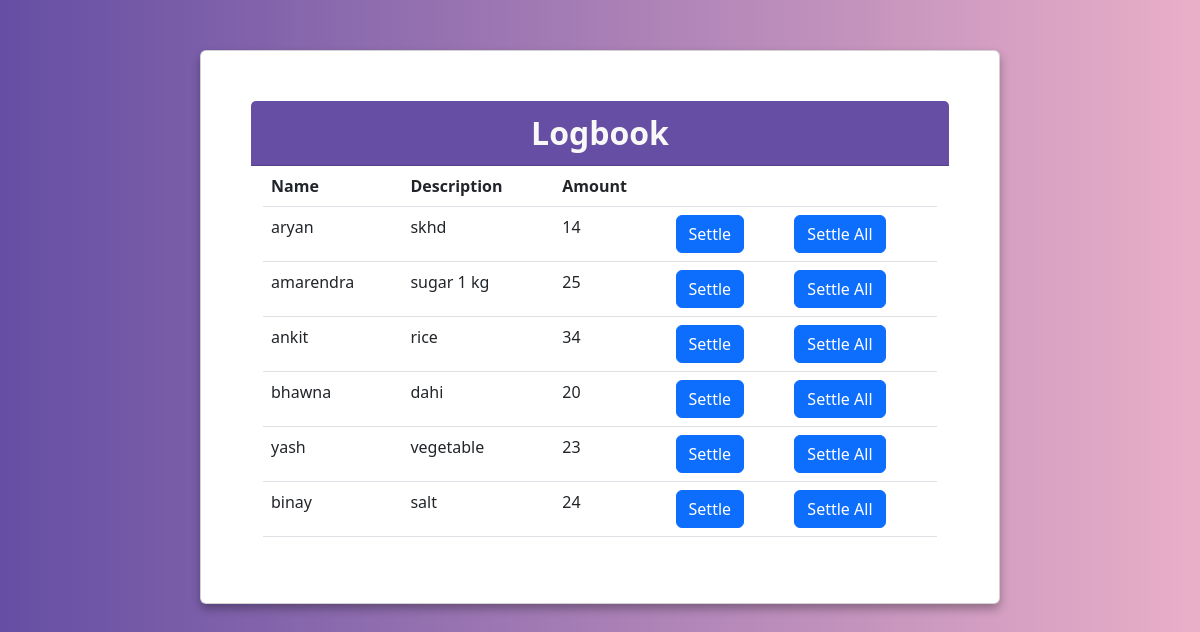
The app's page /table, older data.
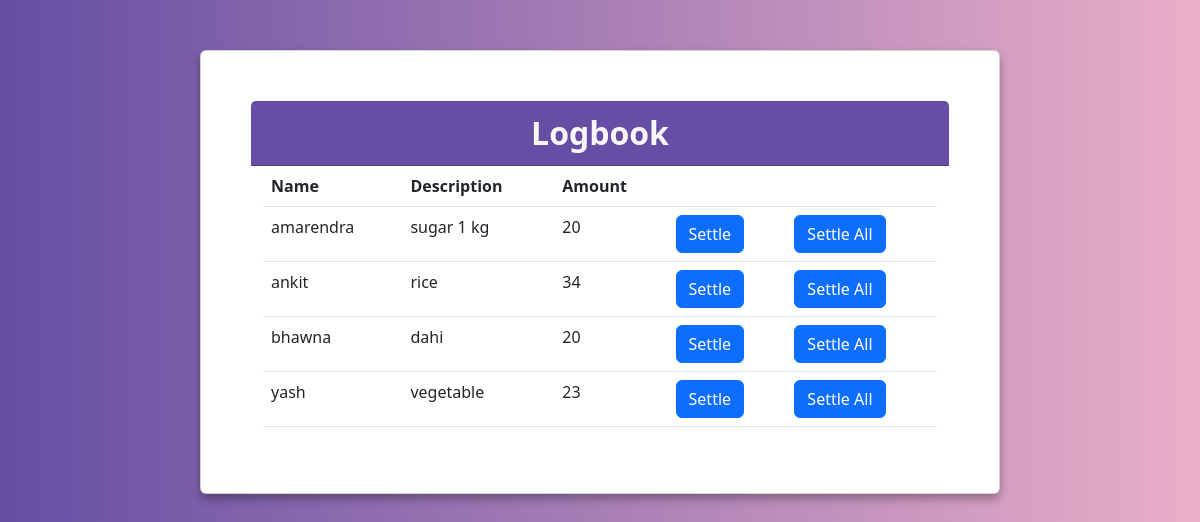
The same page, newer data.
### home/models.py (models this page shows, shortened)
class Contact(models.Model):
    name=models.CharField(max_length=200)
    description=models.TextField()
    amount=models.IntegerField()
    total=models.IntegerField(default=0)

### home/views.py (the view)
# urls.py: path("table",views.table,name='table'),
def table(request):
    data=Contact.objects.all()
    return render(request,'table.html',{'data':data})

### templates/table.html (shortened to what this page needs)
{% load static %}
<!DOCTYPE html>
<html lang="en">
<head>
    <link href="{% static '/table.css' %}" rel="stylesheet">
    <link href="https://cdn.jsdelivr.net/npm/bootstrap@5.3.0-alpha1/dist/css/bootstrap.min.css" rel="stylesheet">
</head>
<body>
    <div class="container">
        <div class="card">
          <div class="card-header">Logbook</div>
          <div class="container">
            <table class="table">
                <tr class="mt-2">
                    <th>Name</th>
                    <th>Description</th>
                    <th>Amount<th>
                        <th></th>
                </tr>
                    <tr>
                        {%for n in data %}
                        <td>{{n.name}}</td>
                        <td>{{n.description}}</td>
                        <td>{{n.amount}}</td>
                        <td><a class="btn btn-primary" href="settle/{{n.id}}">Settle</a></td>
                        <td><a class="btn btn-primary" href="script/{{n.id}}">Settle All</a></td>
                </tr>
                {% endfor %}
            </table>
        </div>
      </div>
</body>
</html>

Row changes from the older to the newer data that the page shows:
removed Contact: name "aryan", description "skhd", amount "14"
removed Contact: name "binay", description "salt", amount "24"
changed Contact "amarendra": amount "25" → "20"
